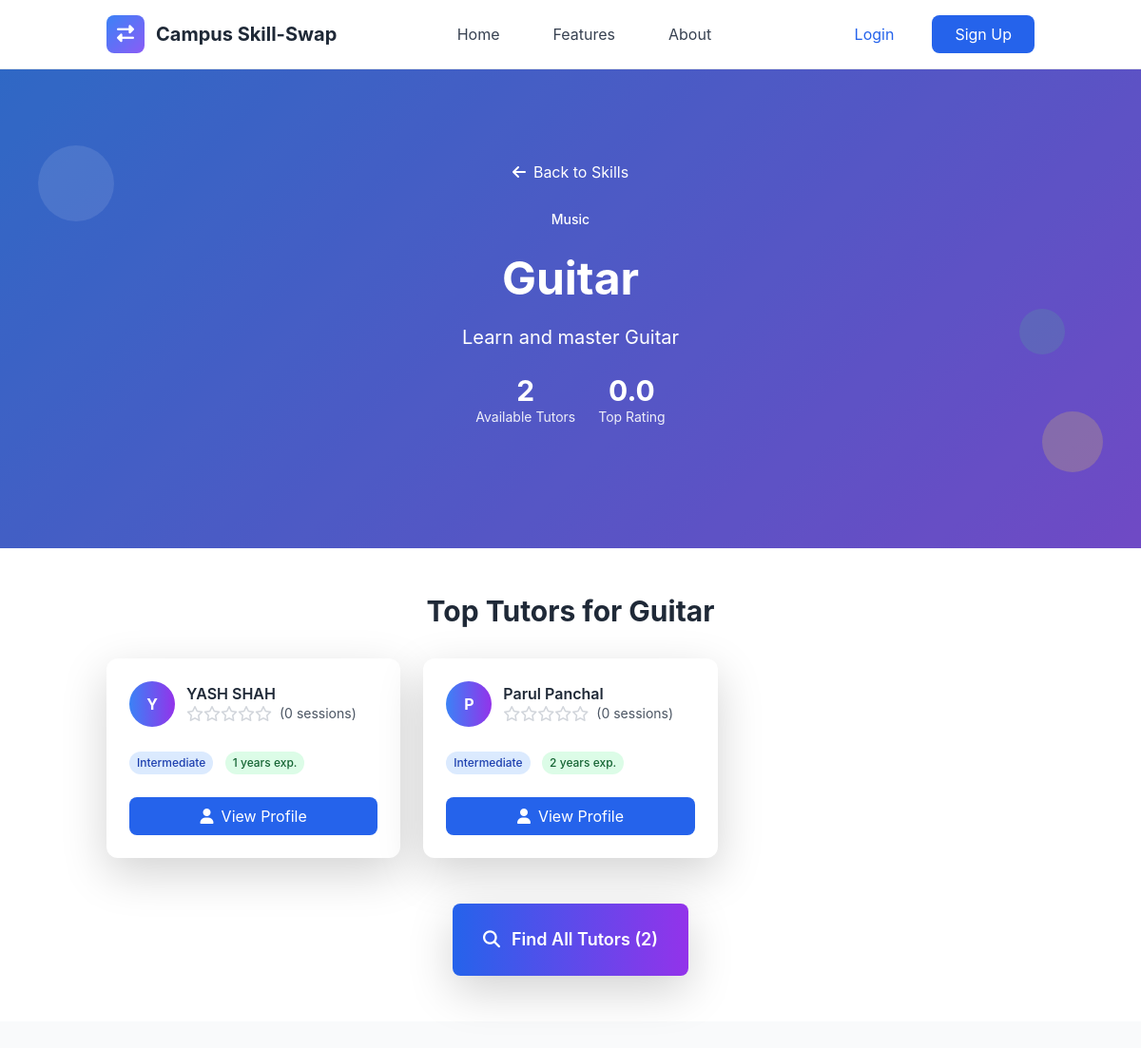
Page /skills/33/ on the committed database.
### skills/models.py (models this page shows, shortened)
class Skill(models.Model):
    name = models.CharField(max_length=100)
    category = models.ForeignKey(SkillCategory, on_delete=models.CASCADE, related_name='skills')
    description = models.TextField(blank=True)
    is_popular = models.BooleanField(default=False)
    created_at = models.DateTimeField(auto_now_add=True)
    updated_at = models.DateTimeField(auto_now=True)
    class Meta:
        ordering = ['category__name', 'name']
        unique_together = ['name', 'category']

class SkillCategory(models.Model):
    name = models.CharField(max_length=100, unique=True)
    description = models.TextField(blank=True)
    icon = models.CharField(max_length=50, blank=True, help_text="CSS icon class")
    color = models.CharField(max_length=7, default='#3B82F6', help_text="Hex color code")
    is_active = models.BooleanField(default=True)
    created_at = models.DateTimeField(auto_now_add=True)
    updated_at = models.DateTimeField(auto_now=True)
    class Meta:
        ordering = ['name']
        verbose_name_plural = "Skill Categories"
        db_table = 'category'

class OfferedSkill(models.Model):
    PROFICIENCY_LEVELS = [
        ('beginner', 'Beginner'),
        ('intermediate', 'Intermediate'),
        ('advanced', 'Advanced'),
        ('expert', 'Expert'),
    ]
    user = models.ForeignKey(User, on_delete=models.CASCADE, related_name='offered_skills')
    skill = models.ForeignKey(Skill, on_delete=models.CASCADE, related_name='offered_by_users')
    proficiency_level = models.CharField(max_length=20, choices=PROFICIENCY_LEVELS)
    description = models.TextField(blank=True, help_text="Describe your experience with this skill")
    years_of_experience = models.PositiveIntegerField(default=0)
    is_active = models.BooleanField(default=True)
    teaching_preference = models.CharField(max_length=20, choices=[
        ('online', 'Online Only'),
        ('in_person', 'In-Person Only'),
        ('both', 'Both Online and In-Person'),
    ], default='both')
    max_students_per_session = models.PositiveIntegerField(default=1)
    created_at = models.DateTimeField(auto_now_add=True)
    updated_at = models.DateTimeField(auto_now=True)
    total_sessions = models.PositiveIntegerField(default=0)
    average_rating = models.FloatField(default=0.0)
    class Meta:
        ordering = ['-created_at']
        unique_together = ['user', 'skill']
        db_table = 'offeredskill'

### skills/views.py (the view)
# urls.py: path('<int:pk>/', views.SkillDetailView.as_view(), name='skill_detail'),
class SkillDetailView(DetailView):
    model = Skill
    template_name = 'skills/skill_detail.html'
    context_object_name = 'skill'
    def get_context_data(self, **kwargs):
        context = super().get_context_data(**kwargs)
        skill = self.get_object()
        top_tutors = (OfferedSkill.objects
                     .filter(skill=skill, is_active=True)
                     .select_related('user')
                     .order_by('-average_rating', '-total_sessions')[:3])
        context['top_tutors'] = top_tutors
        context['total_tutors'] = OfferedSkill.objects.filter(skill=skill, is_active=True).count()
        return context

### templates/skills/skill_detail.html (shortened to what this page needs)
{% extends 'base.html' %}
{% load static %}
{% block content %}
<section class="gradient-bg relative overflow-hidden">
    <div class="absolute inset-0 bg-black opacity-20"></div>
    <div class="relative container mx-auto px-4 py-16 lg:py-24">
        <div class="text-center text-white">
            <nav class="mb-6">
                <a href="{% url 'skills:skill_list' %}" class="text-white hover:text-yellow-300 transition-colors">
                    <i class="fas fa-arrow-left mr-2"></i>Back to Skills
                </a>
            </nav>
            <div class="inline-block bg-{{ skill.category.color|default:'blue' }}-100 text-{{ skill.category.color|default:'blue' }}-800 px-4 py-1 rounded-full text-sm font-medium mb-4">
                {{ skill.category.name }}
            </div>
            <h1 class="text-4xl lg:text-5xl font-bold mb-4">{{ skill.name }}</h1>
            <p class="text-lg lg:text-xl mb-6">{{ skill.description|default:"Discover tutors who can teach you this skill!" }}</p>
            <div class="flex justify-center items-center space-x-6 mb-8">
                <div class="text-center">
                    <div class="text-3xl font-bold">{{ total_tutors }}</div>
                    <div class="text-sm opacity-90">Available Tutors</div>
                </div>
                {% if top_tutors %}
                <div class="text-center">
                    <div class="text-3xl font-bold">{{ top_tutors.0.average_rating|floatformat:1 }}</div>
                    <div class="text-sm opacity-90">Top Rating</div>
                </div>
                {% endif %}
            </div>
        </div>
    </div>
    <div class="absolute top-20 left-10 w-20 h-20 bg-white opacity-10 rounded-full animate-bounce"></div>
    <div class="absolute bottom-20 right-10 w-16 h-16 bg-yellow-300 opacity-20 rounded-full animate-pulse"></div>
    <div class="absolute top-1/2 right-20 w-12 h-12 bg-green-400 opacity-15 rounded-full animate-bounce delay-75"></div>
</section>
<section class="py-12 bg-white">
    <div class="container mx-auto px-4">
        {% if top_tutors %}
        <div class="mb-12">
            <h2 class="text-3xl font-bold text-gray-800 mb-8 text-center">Top Tutors for {{ skill.name }}</h2>
            <div class="grid md:grid-cols-3 gap-6 mb-8">
                {% for tutor in top_tutors %}
                <div class="bg-white rounded-xl shadow-lg p-6 hover:shadow-xl transition-shadow">
                    <div class="flex items-center mb-4">
                        <div class="w-12 h-12 bg-gradient-to-r from-blue-500 to-purple-600 rounded-full flex items-center justify-center text-white font-bold">
                            {{ tutor.user.first_name.0|default:tutor.user.username.0|upper }}
                        </div>
                        <div class="ml-3">
                            <h3 class="font-semibold text-gray-800">{{ tutor.user.first_name }} {{ tutor.user.last_name|default:tutor.user.username }}</h3>
                            <div class="flex items-center">
                                {% for i in "12345" %}
                                    {% if forloop.counter <= tutor.average_rating|floatformat:0 %}
                                        <i class="fas fa-star text-yellow-400"></i>
                                    {% else %}
                                        <i class="far fa-star text-gray-300"></i>
                                    {% endif %}
                                {% endfor %}
                                <span class="text-sm text-gray-600 ml-2">({{ tutor.total_sessions }} sessions)</span>
                            </div>
                        </div>
                    </div>
                    <div class="mb-4">
                        <span class="inline-block bg-blue-100 text-blue-800 px-2 py-1 rounded-full text-xs font-medium">
                            {{ tutor.get_proficiency_level_display }}
                        </span>
                        <span class="inline-block bg-green-100 text-green-800 px-2 py-1 rounded-full text-xs font-medium ml-2">
                            {{ tutor.years_of_experience }} years exp.
                        </span>
                    </div>
                    <a href="{% url 'skills:tutor_profile' tutor.user.id %}" class="w-full bg-blue-600 text-white py-2 px-4 rounded-lg text-center block hover:bg-blue-700 transition-colors">
                        <i class="fas fa-user mr-2"></i>View Profile
                    </a>
                </div>
                {% endfor %}
            </div>
        </div>
        {% endif %}
        <div class="text-center">
            {% if total_tutors > 0 %}
                <a href="{% url 'skills:find_tutors' skill.id %}" class="inline-block bg-gradient-to-r from-blue-600 to-purple-600 text-white py-4 px-8 rounded-lg text-lg font-semibold hover:from-blue-700 hover:to-purple-700 transition-all transform hover:scale-105 shadow-lg">
                    <i class="fas fa-search mr-3"></i>Find All Tutors ({{ total_tutors }})
                </a>
            {% endif %}
        </div>
    </div>
</section>
{% endblock %}

### templates/base.html (style rules this page uses)
:root { --primary-color: #3B82F6; --secondary-color: #10B981; --accent-color: #8B5CF6; --warning-color: #F59E0B; --danger-color: #EF4444; }
body { font-family: 'Inter', -apple-system, BlinkMacSystemFont, sans-serif; }
.gradient-bg { background: linear-gradient(135deg, var(--primary-color) 0%, var(--accent-color) 100%); }

### rows in the picture
Skill: category.name "Music", name "Guitar", description "Learn and master Guitar"
OfferedSkill: average_rating "0.0", user.first_name.0 "Y", user.first_name "YASH", user.last_name "SHAH", total_sessions "0", proficiency_level "Intermediate", years_of_experience "1"
OfferedSkill: user.first_name.0 "P", user.first_name "Parul", user.last_name "Panchal", average_rating 0 (drawn), total_sessions "0", proficiency_level "Intermediate", years_of_experience "2"

### other values in the picture
{{ total_tutors }} "2"
